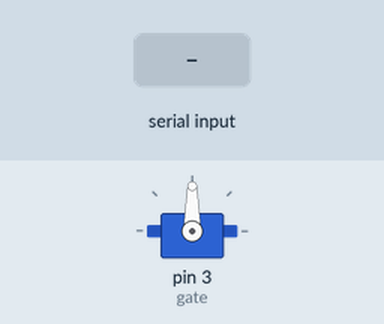
Recording of a sketch running on a simulated Arduino Uno, built with avr-gcc and run on an emulated ATmega328P. Parts: servo. The test bench sets the inputs (shaded band).

Above: at 1.2 s.
1.3 s: "30,150\n" received over Serial
At 3.1 s:
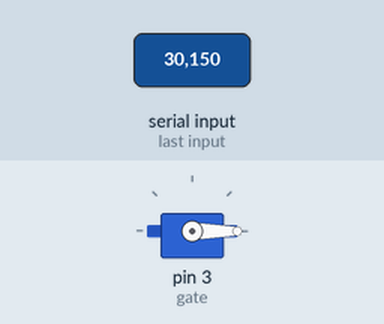
3.8 s: "90,45\n" received over Serial
At 4.3 s:
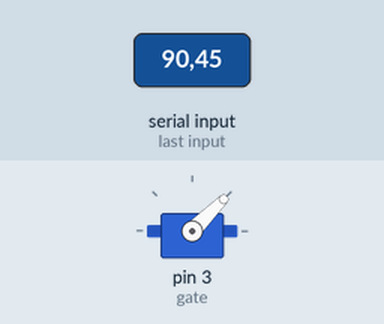
6.3 s: "200\n" received over Serial
At 7.1 s:
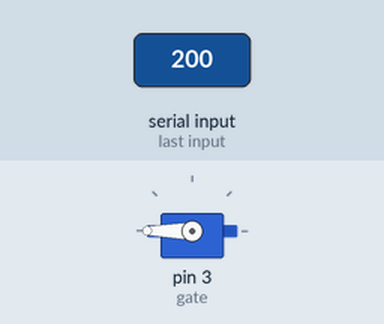
Timing chart, 0 to 9.3 s (numbered marks = the images above; inputs shaded):
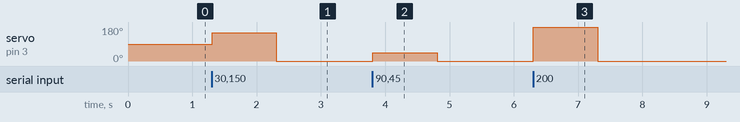

Measured:
- after the input at 1.3 s, servo on pin 3 (gate): 90° → 150° at once, → 0° 1.0 s later
- after the input at 3.8 s, servo on pin 3 (gate): 0° → 45° at once, → 0° 1.0 s later
- after the input at 6.3 s, servo on pin 3 (gate): 0° → 180° at once, → 0° 1.0 s later

The sketch:

Teste_servo.ino
```cpp
#include <Servo.h>

Servo gate;

void setup() {
  // put your setup code here, to run once:
  gate.attach(3);
  gate.write(90);
  Serial.begin(9600);
}

void loop() {
  // put your main code here, to run repeatedly:
  if(Serial.available()){
    gate.write(Serial.parseInt());
  }
}
```
